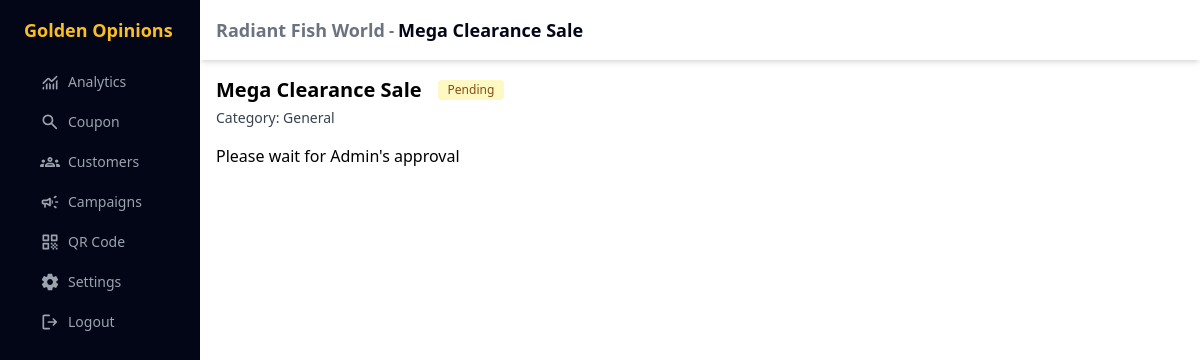
/dashboard/campaigns/1/view (signed in), run on an earlier commit of the app's database.
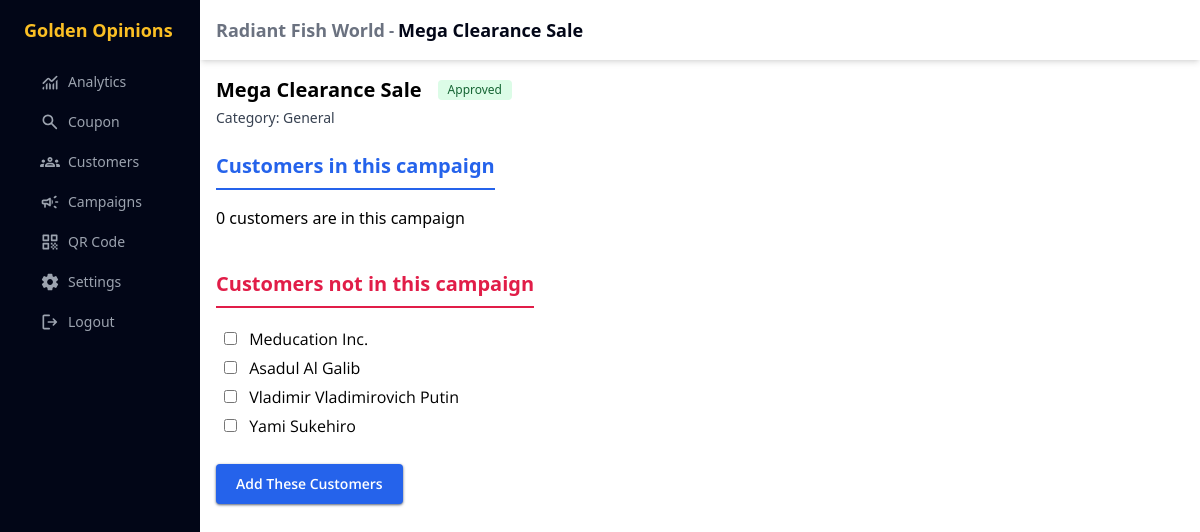
And on a later commit of the database.
### myapp/models.py (models this page shows, shortened)
class Customer(db.Model):
    id = db.Column(db.Integer, primary_key=True)
    name = db.Column(db.String)
    email = db.Column(db.String(50), unique=True)
    phone_number = db.Column(db.String(20))
    account_id = db.Column(db.String)
    phone_verified = db.Column(db.Boolean, default=False)
    verification_code = db.Column(db.String(10))
    got_coupon_date = db.Column(db.DateTime())
    coupons = db.relationship("Coupon", backref="customer", lazy="dynamic")
    reviews = db.relationship("Review", backref="customer", lazy="dynamic")

### myapp/decorators.py (the view)
    def inner(*args, **kwargs):
        if current_user.is_authenticated:
            if current_user.role == "shop_owner":
                if current_user.state == "active":
                    return view(*args, **kwargs)
                flash("Your account is not active, please contact the admin")
                return redirect(url_for("contact"))
            flash("Only A Shop Owner can access the page you requested")
            return redirect(url_for("dashboard"))
        flash("Only A Shop Owner can access the page you requested")
        return redirect(url_for("login"))

### myapp/__init__.py (called while the page is built)
@login.user_loader
def load_user(id):
    return db.session.get(models.User, int(id))

### myapp/campaign_routes.py (called while the page is built)
@app.route("/dashboard/campaigns/<id>/view", methods=["GET", "POST"])
@decorators.shop_owner_required
@decorators.verified_email_required
def view_campaign(id):
    store = current_user.stores[0]
    campaign = db.session.get(Campaign, id)
    if not campaign: abort(404)
    if request.method == "POST":
        customer_id_list = request.form.getlist("customers")
        for customer_id in customer_id_list:
            customer = db.session.get()
    return render_template("view-campaign.html", campaign=campaign, store=store)

### myapp/routes.py (called while the page is built)
@app.after_request
def after_request(response):
    response.headers["Content-Security-Policy"] = (
        ""
        + "font-src https://fonts.googleapis.com/ https://fonts.gstatic.com;"
        + "style-src-elem 'self' https://fonts.googleapis.com/ https://cdn.quilljs.com 'nonce-golden';"
        + "script-src-elem 'self' https://cdnjs.cloudflare.com https://cdn.jsdelivr.net https://cdn.quilljs.com https://esm.sh 'nonce-golden'"
    )
    return response

### myapp/templates/view-campaign.html (shortened to what this page needs)
{% extends "dashboard-shop-owner.html" %}
{% set active_page = campaign.name %}
{% block content %}
<div class="p-4">
	<div class="flex items-center gap-4">
		<div class="font-bold text-xl">{{ campaign.name }}</div>
		{{ macros.badge(campaign.status) }}
	</div>
	<div class="mt-1 mb-4 text-sm text-gray-700">Category: {{ campaign.category[0] | upper }}{{ campaign.category[1:] }}</div>
	{% if campaign.status == 'approved' %}
	<div>
		<div class="mb-4 border-b-2 border-blue-600 py-2 text-xl font-bold text-blue-600 w-fit">Customers in this campaign</div>
		<div>{{ campaign.customers | length }} customers are in this campaign</div>
	</div>
	<div class="mt-8">
		<div class="mb-4 border-b-2 border-rose-600 py-2 text-xl font-bold text-rose-600 w-fit">Customers not in this campaign</div>
		<form method="post" novalidate>
		{% for customer in store.customers %}
		<div>
			<input type="checkbox" name="customers" id="customer-{{ customer.id }}" value="{{ customer.id }}" class="m-2">
			<label for="customer-{{ customer.id }}">{{ customer.name }}</label>
		</div>
		{% endfor %}
		<div class="mt-4"><button class="primary" type="submit">Add These Customers</button></div>
		</form>
	</div>
	{% else %}
	<div>Please wait for Admin's approval</div>
	{% endif %}
</div>
{% endblock %}

What changed in the data, as far as the page shows it:
changed Campaign "Mega Clearance Sale": status "pending" → "approved" (drawn)
now on this page (row unchanged): Customer: name "Meducation Inc."
now on this page (row unchanged): Customer: name "Asadul Al Galib"
now on this page (row unchanged): Customer: name "Vladimir Vladimirovich Putin"
now on this page (row unchanged): Customer: name "Yami Sukehiro"
Also different on the page:
{{ campaign.customers | length }}: (not shown) → "0"
text no longer shown: "Pending Please wait for Admin's approval"
text now shown: "Approved Customers in this campaign customers are in this campaign Customers not in this campaign Add These Customers"
